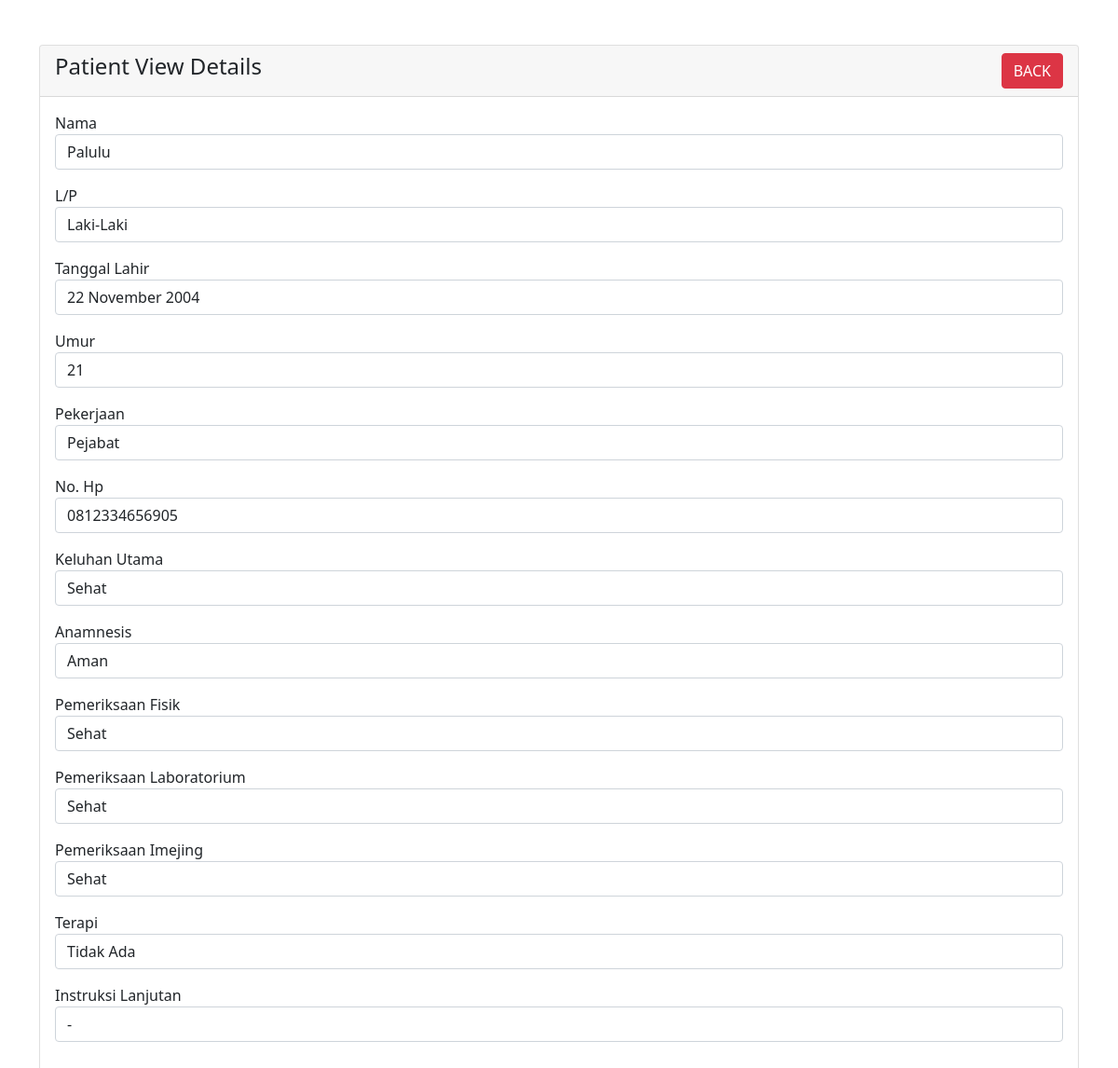
Page /student-view.php?id=1 on the committed database.
### tables this page shows
CREATE TABLE `students` (
  `id` int(6) NOT NULL,
  `name` varchar(191) NOT NULL,
  `gender` varchar(191) NOT NULL,
  `birth` varchar(191) NOT NULL,
  `age` varchar(191) NOT NULL,
  `pekerjaan` varchar(100) NOT NULL,
  `phone` varchar(100) NOT NULL,
  `keluhanutama` varchar(200) NOT NULL,
  `anamnesis` varchar(100) NOT NULL,
  `pemeriksaanfisik` varchar(100) NOT NULL,
  `pemeriksaanlaboratorium` varchar(100) NOT NULL,
  `pemeriksaanimejing` varchar(100) NOT NULL,
  `terapi` varchar(100) NOT NULL,
  `instruksilanjutan` varchar(100) NOT NULL
);

### student-view.php (the view, shortened to what this page needs)
<?php
require 'dbcon.php';
?>
<!doctype html>
<html lang="en">
  <head>
    <link href="https://cdn.jsdelivr.net/npm/bootstrap@5.1.3/dist/css/bootstrap.min.css" rel="stylesheet">
</head>
<body>
    <div class="container mt-5">
        <div class="row">
            <div class="col-md-12">
                <div class="card">
                    <div class="card-header">
                        <h4>Patient View Details
                            <a href="index.php" class="btn btn-danger float-end">BACK</a>
                        </h4>
                    </div>
                    <div class="card-body">
                        <?php
                        if(isset($_GET['id']))
                        {
                            $student_id = mysqli_real_escape_string($con, $_GET['id']);
                            $query = "SELECT * FROM students WHERE id='$student_id' ";
                            $query_run = mysqli_query($con, $query);
                            if(mysqli_num_rows($query_run) > 0)
                            {
                                $student = mysqli_fetch_array($query_run);
                                ?>
                                    <div class="mb-3">
                                        <label>Nama</label>
                                        <p class="form-control">
                                            <?=$student['name'];?>
                                        </p>
                                    </div>
                                    <div class="mb-3">
                                        <label>L/P</label>
                                        <p class="form-control">
                                            <?=$student['gender'];?>
                                        </p>
                                    </div>
                                    <div class="mb-3">
                                        <label>Tanggal Lahir</label>
                                        <p class="form-control">
                                            <?=$student['birth'];?>
                                        </p>
                                    </div>
                                    <div class="mb-3">
                                        <label>Umur</label>
                                        <p class="form-control">
                                            <?=$student['age'];?>
                                        </p>
                                    </div>
                                    <div class="mb-3">
                                        <label>Pekerjaan</label>
                                        <p class="form-control">
                                            <?=$student['pekerjaan'];?>
                                        </p>
                                    </div>
                                    <div class="mb-3">
                                        <label>No. Hp</label>
                                        <p class="form-control">
                                            <?=$student['phone'];?>
                                        </p>
                                    </div>
                                    <div class="mb-3">
                                        <label>Keluhan Utama</label>
                                        <p class="form-control">
                                            <?=$student['keluhanutama'];?>
                                        </p>
                                    </div>
                                    <div class="mb-3">
                                        <label>Anamnesis</label>
                                        <p class="form-control">
                                            <?=$student['anamnesis'];?>
                                        </p>
                                    </div>
                                    <div class="mb-3">
                                        <label>Pemeriksaan Fisik</label>
                                        <p class="form-control">
                                            <?=$student['pemeriksaanfisik'];?>
                                        </p>
                                    </div>
                                    <div class="mb-3">
                                        <label>Pemeriksaan Laboratorium</label>
                                        <p class="form-control">
                                            <?=$student['pemeriksaanlaboratorium'];?>
                                        </p>
                                    </div>
                                    <div class="mb-3">
                                        <label>Pemeriksaan Imejing</label>
                                        <p class="form-control">
                                            <?=$student['pemeriksaanimejing'];?>
                                        </p>
                                    </div>
                                    <div class="mb-3">
                                        <label>Terapi</label>
                                        <p class="form-control">
                                            <?=$student['terapi'];?>
                                        </p>
                                    </div>
                                    <div class="mb-3">
                                        <label>Instruksi Lanjutan</label>
                                        <p class="form-control">
                                            <?=$student['instruksilanjutan'];?>
                                        </p>
                                    </div>
                                <?php
                            }
                            else
                            {
                                echo "<h4>No Such Id Found</h4>";
                            }
                        }
                        ?>
                    </div>
                </div>
            </div>
        </div>
    </div>
</body>
</html>

### rows in the picture
students: name "Palulu", gender "Laki-Laki", birth "22 November 2004", age "21", pekerjaan "Pejabat", phone "0812334656905", keluhanutama "Sehat", anamnesis "Aman", pemeriksaanfisik "Sehat", pemeriksaanlaboratorium "Sehat", pemeriksaanimejing "Sehat", terapi "Tidak Ada", instruksilanjutan "-"
